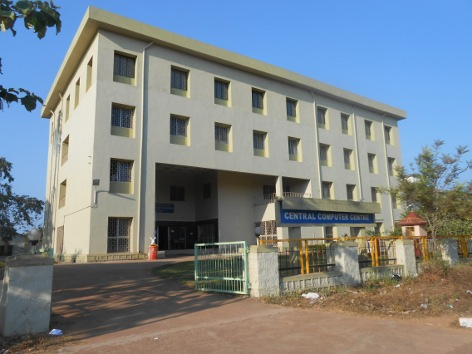
#> input picture building.jpg, 472 x 354 px
$ jupyter execute canny_edge_detector.ipynb   (older library calls are emulated)
#> lines starting #> are read from the running program, lines starting #| are printed output that depends on the picture; after the words box and inside, x2 and y2 are one past the last pixel; in counts of white or black regions, pixels touching at a corner belong together
[cell 1]
import cv2
import numpy as np
from matplotlib import pyplot as plt

[cell 2]
def display_image(img):
    plt.imshow(img,cmap="gray")
    plt.show()

[cell 3]
def gaussian_blur(img):
    blurred_img = cv2.GaussianBlur(img,(5,5),0)
    return blurred_img

[cell 4]
def angle_approx(angle_in_rad):
    angle_in_deg = np.rad2deg(angle_in_rad) % 180
    if (0 <= angle_in_deg < 22.5) or (157.5 <= angle_in_deg < 180):
        angle_in_deg = 0
    elif (22.5 <= angle_in_deg < 67.5):
        angle_in_deg = 45
    elif (67.5 <= angle_in_deg < 112.5):
        angle_in_deg = 90
    elif (112.5 <= angle_in_deg < 157.5):
        angle_in_deg = 135
    return angle_in_deg

[cell 5]
def intensity_gradient(img):
    grad_x = cv2.Sobel(img,cv2.CV_64F,1,0,ksize=5)
    grad_y = cv2.Sobel(img,cv2.CV_64F,0,1,ksize=5)
    grad_mag = np.hypot(grad_x, grad_y)
    grad_dir = np.arctan2(grad_y,grad_x)
    return (grad_mag,grad_dir)

[cell 6]
def non_max_suppression(grad_mag,grad_dir):
    rows,cols = grad_dir.shape
    res_img = np.zeros((rows,cols))
    for i in range(rows):
        for j in range(cols):
            round_grad_dir = angle_approx(grad_dir[i,j])
            if(round_grad_dir==0):
                if (j!=cols-1 and j!=0) and (img[i,j]>=img[i,j-1]) and (img[i,j]>=img[i,j+1]):
                    res_img[i,j]=img[i,j]
            elif (round_grad_dir==90):
                if (i!=rows-1 and i!=0) and (img[i,j]>=img[i-1,j]) and (img[i,j]>=img[i+1,j]):
                    res_img[i,j]=img[i,j]
            elif(round_grad_dir==45):
                if (i!=rows-1 and i!=0) and (j!=cols-1 and j!=0) and (img[i,j]>=img[i-1,j+1]) and (img[i,j]>=img[i+1,j-1]):
                    res_img[i,j]=img[i,j]
            elif(round_grad_dir==135):
                if (i!=rows-1 and i!=0) and (j!=cols-1 and j!=0) and (img[i,j] >= img[i-1,j-1]) and (img[i,j] >= img[i+1,j+1]):
                        res_img[i,j] = img[i,j]
    return res_img

[cell 7]
def hysterisis_thresholding(grad_mag, min_val, max_val):
    strong_i,strong_j = np.where(grad_mag>max_val)
    weak_i,weak_j = np.where((grad_mag>=min_val) & (grad_mag<=max_val))
    zero_i,zero_j = np.where(grad_mag<min_val)

    grad_mag[strong_i,strong_j]=np.int32(255)
    grad_mag[weak_i,weak_j]=np.int32(128)
    grad_mag[zero_i,zero_j]=np.int32(0)

    rows,cols = grad_mag.shape
    for i in range(rows):
        for j in range(cols):
            if(grad_mag[i,j]==128):
                if((i!=rows-1 and grad_mag[i+1,j]==255) or (i!=0 and grad_mag[i-1,j]==255)
                   or (j!=cols-1 and grad_mag[i,j+1]==255) or (j!=0 and grad_mag[i,j-1]==255)
                   or (i!=rows-1 and j!=0 and grad_mag[i+1,j-1]==255)
                   or (i!=0 and j!=cols-1 and grad_mag[i-1,j+1]==255)):
                    grad_mag[i,j]=255
                else:
                    grad_mag[i,j]=0
    return grad_mag

[cell 8]
def canny_edge_detector(img,t,T):
    img = gaussian_blur(img)
    grad_mag,grad_dir =  intensity_gradient(img)
    grad_mag = non_max_suppression(grad_mag,grad_dir)
    edges = hysterisis_thresholding(grad_mag,t,T)
    return edges

[cell 9]
img = cv2.imread('building.jpg',0)
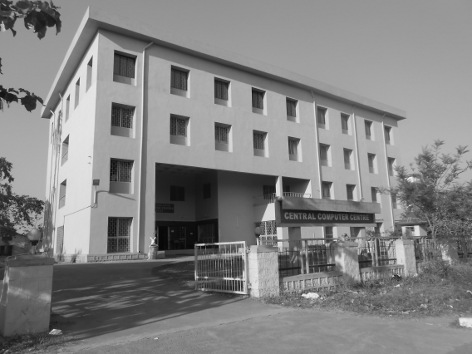
#> img: shape (354, 472); min 4, max 241, mean 130.8
display_image(img)

[cell 10]
edges = canny_edge_detector(img,150,200)
#> in intensity_gradient, `grad_x = cv2.Sobel(img,cv2.CV_64F,1,0,ksize=5)`:
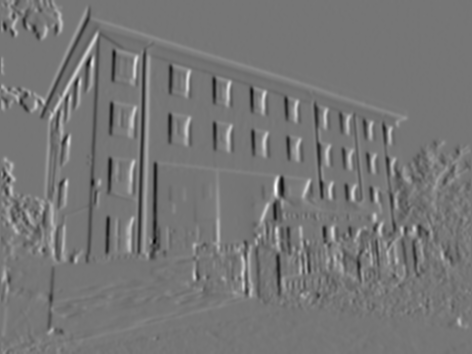
#> grad_x: shape (354, 472) float64; min -5766, max 6669, mean 12; drawn with min black and max white
#> in intensity_gradient, `grad_y = cv2.Sobel(img,cv2.CV_64F,0,1,ksize=5)`:
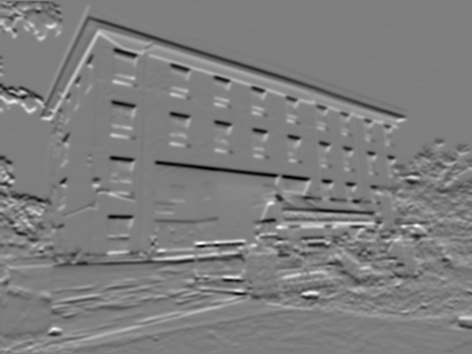
#> grad_y: shape (354, 472) float64; min -4528, max 4594, mean -3.8; drawn with min black and max white
#> in intensity_gradient, `grad_mag = np.hypot(grad_x, grad_y)`:
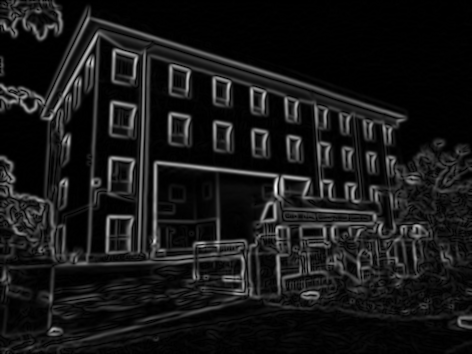
#> grad_mag: shape (354, 472) float64; min 0, max 6673.1, mean 627.1; drawn with min black and max white
#> in intensity_gradient, `grad_dir = np.arctan2(grad_y,grad_x)`:
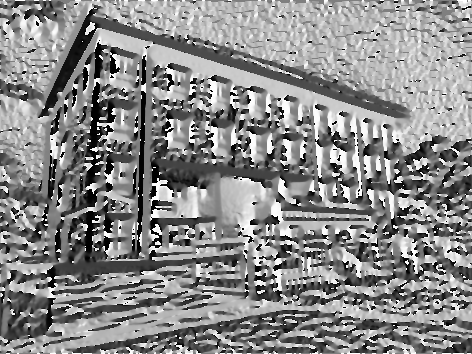
#> grad_dir: shape (354, 472) float64; min -3.14, max 3.14, mean 0.25; drawn with min black and max white
#> the loop in non_max_suppression, `for i in range(rows):` made 354 passes
#> after the loop in non_max_suppression, `for i in range(rows):`:
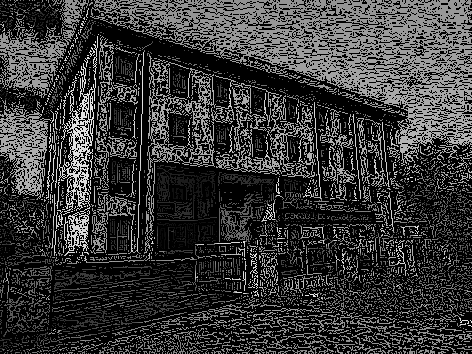
#> res_img: shape (354, 472) float64; min 0, max 241, mean 55.3
#> in hysterisis_thresholding, `grad_mag[strong_i,strong_j]=np.int32(255)`:
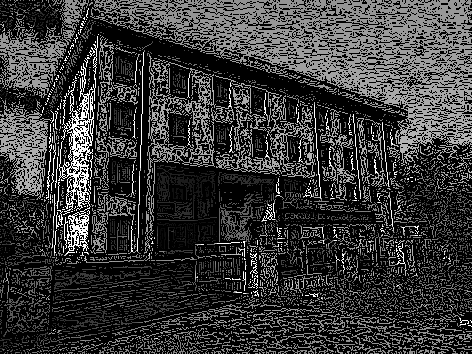
#> grad_mag: shape (354, 472) float64; 2.74% of pixels changed, all inside (x1, y1, x2, y2) = (41, 8, 472, 339)
#> in hysterisis_thresholding, `grad_mag[weak_i,weak_j]=np.int32(128)`:
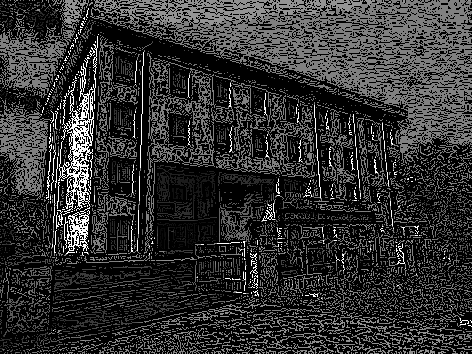
#> grad_mag: shape (354, 472) float64; min 0, max 255, mean 48.9
#> in hysterisis_thresholding, `grad_mag[zero_i,zero_j]=np.int32(0)`:
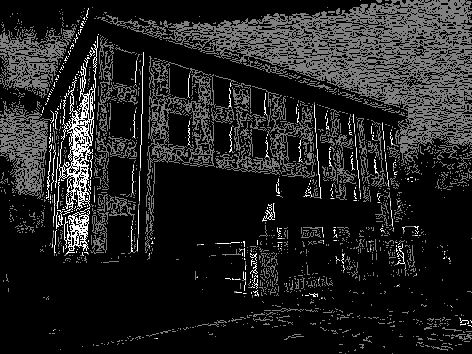
#> grad_mag: shape (354, 472) float64; 14.36% of pixels changed, all inside (x1, y1, x2, y2) = (0, 0, 472, 354)
#> after the loop in hysterisis_thresholding, `for i in range(rows):`:
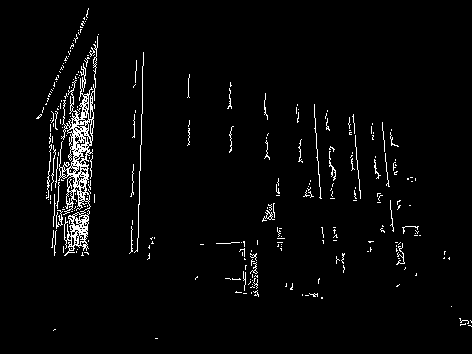
#> grad_mag: shape (354, 472) float64; 3% white in thin lines or dots, all inside (x1, y1, x2, y2) = (36, 8, 472, 339)
